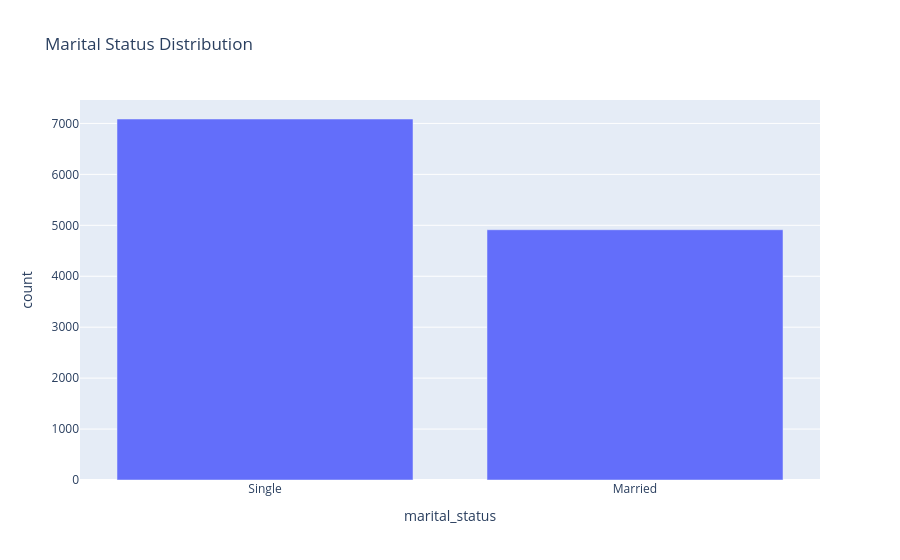

The notebook cell saved with this chart:
### Code cell
#marital status distribution
marital_counts = df_cohort["marital_status"].value_counts().reset_index()
marital_counts.columns = ["marital_status", "count"]

fig = px.bar(
    marital_counts,
    x="marital_status",
    y="count",
    title="Marital Status Distribution"
)

fig.show()

### Figure 1 — Plotly figure (JSON) as saved in the notebook; plotly's stock layout.template omitted (floating-point values rounded to 4 significant figures)
{"data": [{"hovertemplate": "marital_status=%{x}<br>count=%{y}<extra></extra>", "legendgroup": "", "marker": {"color": "#636efa", "pattern": {"shape": ""}}, "name": "", "orientation": "v", "showlegend": false, "textposition": "auto", "type": "bar", "x": ["Single", "Married"], "xaxis": "x", "y": [7087, 4913], "yaxis": "y"}], "layout": {"barmode": "relative", "legend": {"tracegroupgap": 0}, "title": {"text": "Marital Status Distribution"}, "xaxis": {"anchor": "y", "domain": [0, 1], "title": {"text": "marital_status"}}, "yaxis": {"anchor": "x", "domain": [0, 1], "title": {"text": "count"}}}}
